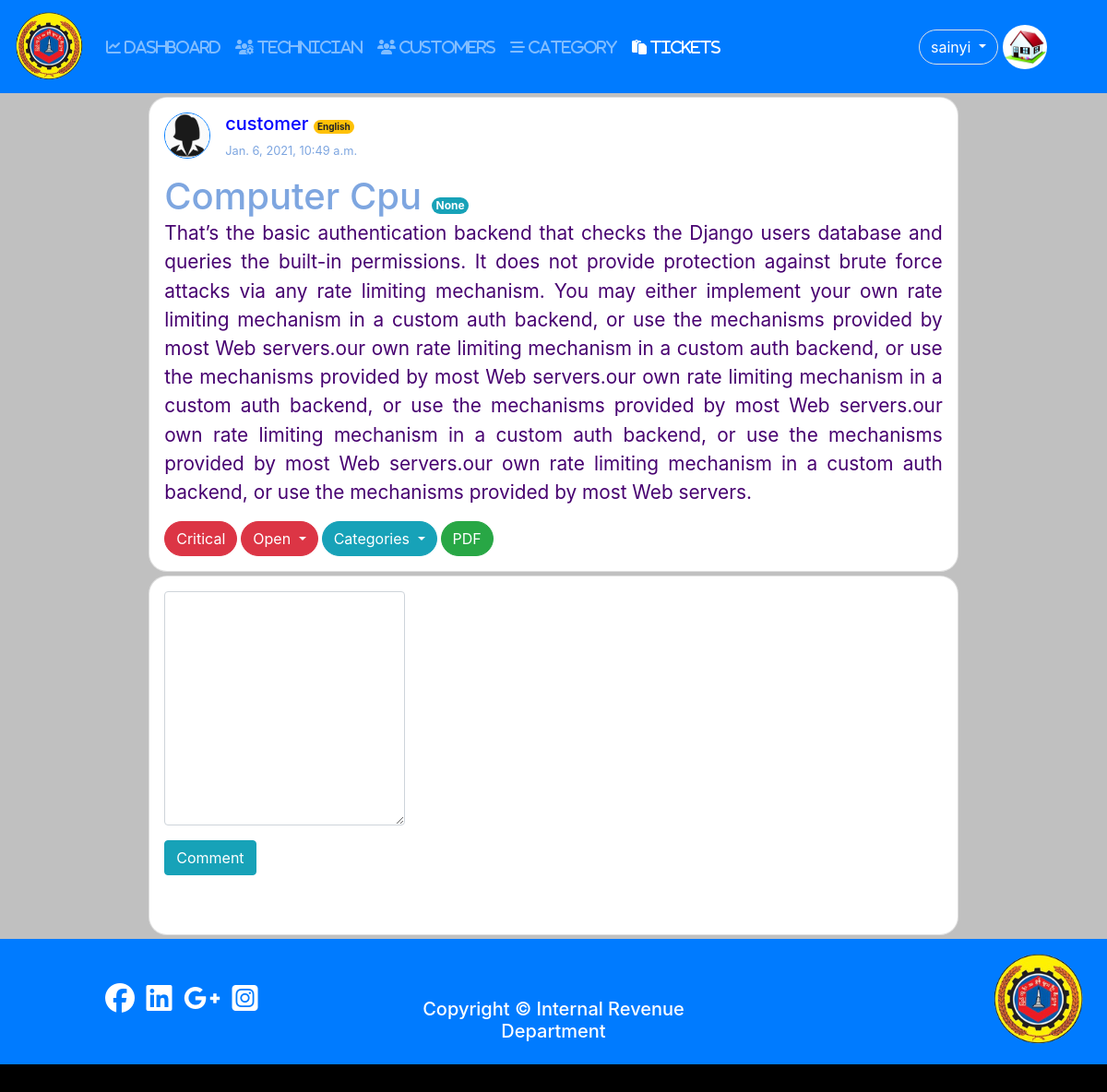
Screenshot of /9/ (signed in) with the database file from the repository.
### user/models.py (models this page shows, shortened)
class Profile(models.Model):#User
	user = models.OneToOneField(settings.AUTH_USER_MODEL,on_delete=models.CASCADE);
	photo = models.ImageField(null=True,blank=True,default='default.jpg');
	birthday = models.DateField(null=True,blank=True);
	phone = models.CharField(max_length=20,null=True,blank=True);
	address = models.TextField(null=True,blank=True);
	category = models.ForeignKey(Category,on_delete=models.CASCADE,blank=True,null=True);
	GENDER = (
				('other','Other'), # (Key,value)
				('male','Male'),
				('female','Female')
			);
	gender = models.CharField(max_length=100,choices = GENDER,default='other');

### tickets/models.py (models this page shows, shortened)
class Tickets(models.Model):
	user = models.ForeignKey(User,on_delete=models.CASCADE);
	category = models.ForeignKey(Category,on_delete=models.CASCADE,blank=True,null=True);
	name = models.CharField(max_length = 200);
	subject = models.CharField(max_length = 300);
	description = models.TextField();
	attachment = models.FileField(upload_to = "tickets/files/",null=True,blank=True);
	STATUS_CHOICES = (
						('Open','open'), # (Key,value)
						('Pending','pending'),
						('Closed','closed')
					 );
	SET_PRIORITY = (
					('critical','Critical'),
					('urgent','Urgent'),
					('normal','Normal'),
					('not_important','Not Important'),
				   );
	status = models.CharField(max_length=100,choices=STATUS_CHOICES,default='Open');
	priority = models.CharField(max_length=100,choices= SET_PRIORITY,default = 'not_important');
	created = models.DateTimeField(auto_now_add =True);
	updated = models.DateTimeField(auto_now = True);

### tickets/views.py (the view)
# urls.py: path('<int:id>/',views.ticket_detail,name='ticket-detail'),
@login_required
def ticket_detail(request,id):
	ticket = Tickets.objects.get(pk=id);
	categories = Category.objects.all();
	pri_design = '';
	priority = '';
	if ticket.priority == 'critical':
		pri_design = 'btn btn-danger rounded-pill';
		priority = "Critical";
	elif ticket.priority == 'urgent':
		pri_design = 'btn btn-warning rounded-pill';
		priority = 'Urgent';
	elif ticket.priority == 'normal':
		pri_design = 'btn btn-info rounded-pill';
		priority = "Normal";
	else:
		pri_design = 'btn btn-success rounded-pill';
		priority = "Not Important";
	comments = Comment.objects.filter(ticket=ticket);
	if request.method == 'POST':
		comment_form = CommentForm(data=request.POST);
		ticket_form = TicketForm(instance = ticket,data=request.POST,files=request.FILES);
		print("Comment:::",comment_form);
		if comment_form.is_valid():
			new_comment = comment_form.save(commit = False);
			new_comment.ticket = ticket;
			new_comment.user = request.user;
			new_comment.save();
			comment_form = CommentForm();
		if ticket_form.is_valid():
			new_ticket = ticket_form.save();
	else:
		comment_form = CommentForm();
		ticket_form = TicketForm(instance=ticket);
	return render(request,'tickets/ticket_detail.html',{'ticket':ticket,
														'comment_form':comment_form,
														'comments':comments,
														'pri_design':pri_design,
														'priority':priority,
														'nav_ticket':'active',
														'categories':categories,
														'ticket_form':ticket_form
														});

### tickets/forms.py
class CommentForm(forms.ModelForm):
	def __init__(self, *args, **kwargs):
		super().__init__(*args, **kwargs);
		self.helper = FormHelper(self);
		self.helper.form_show_labels = False;
	class Meta:
		model = Comment;
		fields = ('comment',);

class TicketForm(forms.ModelForm):
	def __init__(self,*args,**kwargs):
		super().__init__(*args,**kwargs);
		self.helper = FormHelper(self);
		self.helper.form_show_labels = False;
	class Meta:
		model =  Tickets;
		fields = ('name','subject','description','priority','attachment');

### tickets/templates/tickets/ticket_detail.html (shortened to what this page needs)
{% extends 'user/base.html' %}
{% load crispy_forms_tags %}
{% block content %}
<div class="d-flex flex-column justify-content-center align-items-center">
<div class="card p-3 w-75 mb-1 mt-1" style="border-radius: 20px;">
<div>
	<div style="
		display: inline-flex;
	"
	>
		<div>
			<img src="{{ticket.user.profile.photo.url}}" alt="profile"
			width="50" height="50"
			class="border border-primary rounded-circle mr-3"
			>
		</div>
		<div>
			<h5 style="color: blue;">{{ticket.user.username}}
				<span class="badge badge-warning rounded-pill"
					style="font-size: 0.5em;"
				>{{ticket.name}}</span>
			</h5>
			<p style="font-size: 0.8em;color: #7EA6E0;">{{ticket.updated}}</p>
		</div>
	</div>
	<div>
		<div>
		<h3 style="
			color: #7EA6E0;
			font-size: 2.5em;
			display: inline;
		">{{ticket.subject}}
		{% if request.user.is_superuser or request.user.is_staff %}
		<span class="badge badge-info rounded-pill"
			  style="font-size: 0.3em;"
		>{{ticket.category}}
		</span>
		{% endif %}
		</h3>
		</div>
		<p style="text-align: justify;font-size: 1.3em;
		color: #470070;
		">{{ticket.description}}</p>
		<div style="display: inline-flex;">
		<div class="{{pri_design}} mr-1">{{priority}}</div>
		{% if ticket.status == 'Open' %}
		{% if request.user.is_superuser or request.user.is_staff %}
		<div class="btn-group">
			<button type="button" class="btn btn-danger dropdown-toggle rounded-pill" data-toggle="dropdown" aria-haspopup="true" aria-expanded="false">
			Open
			</button>
		</div>
		{% else %}
		<div class="btn btn-danger rounded-pill">Open</div>
		{% endif %}
		{% endif %}
		{% if request.user.is_superuser %}
		<div class="btn-group ml-1">
			  <button type="button" class="btn btn-info dropdown-toggle rounded-pill" data-toggle="dropdown" aria-haspopup="true" aria-expanded="false">
			    Categories
			  </button>
		</div>
		{% endif %}
		{% if request.user.is_superuser or request.user.is_staff %}
		<a href="/ticket/pdf/{{ticket.id}}" class="btn btn-success rounded-pill ml-1">PDF</a>
		{% endif %}
	</div>
	</div>
</div>
</div>
<div class="card p-3 w-75 mb-1" style="border-radius: 20px;">
	<div class="row">
		<div class="col">
			<form method="POST" novalidate>
				{{comment_form.comment|as_crispy_field}}
				<input type="submit" name="submit" value="Comment" class="btn btn-info mb-5">
			</form>
		</div>
		<div class="col"></div>
		<div class="col"></div>
	</div>
</div>
</div>
{% endblock %}

### user/templates/user/naviation.html (shortened to what this page needs)
  <nav class="navbar navbar-expand-lg navbar-dark bg-primary">
  {% load static %}
  <a class="navbar-brand" href="{% url 'dashboard' %}">
    <img src="{% static 'pictures/logo1_no_background.png' %}"
    width="75" height="75"
    class="animate__animated animate__flipInX"
    >
  </a>
  <div class="collapse navbar-collapse" id="navbarNavDropdown">
    <ul class="navbar-nav">
      <li class="nav-item {{dashboard}}">
        <a class="nav-link" href="{% url 'dashboard'%}"><i class="fas fa-chart-line"> DASHBOARD</i><span class="sr-only">(current)</span></a>
      </li>
      {% if user.is_superuser or user.is_staff %}
        {% if user.is_superuser %}
        <li class="nav-item {{tech}}">
          <a class="nav-link" href="{% url 'tech-view' %}"><i class="fas fa-users-cog"> TECHNICIAN</i></a>
        </li>
        <li class="nav-item {{customer}}">
          <a class="nav-link" href="{% url 'customer-view' %}"><i class="fas fa-users"> CUSTOMERS</i></a>
        </li>
        {% endif %}
        <li class="nav-item {{category}}">
          <a class="nav-link" href="{% url 'new-category' %}"><i class="fas fa-stream"> CATEGORY</i></a>
        </li>
        <li class="nav-item {{nav_ticket}}">
          <a class="nav-link" href="{% url 'tickets' %}"><i class="fas fa-paste"> TICKETS</i></a>
        </li>
          {% endif %}
    </ul>
  </div>
        <div class="btn-group">
            <button type="button" class="btn btn-primary border rounded-pill m-1 dropdown-toggle" data-toggle="dropdown" aria-haspopup="true" aria-expanded="false">
              {{user.username}}
            </button>
          </div>
          <img src = '{{user.profile.photo.url}}' class="rounded-circle border border-primary mr-5" style="width:50px; height:50px;">
</nav>

### user/static/css/style.css (style rules this page uses)
body,html { margin: 0; width: 100%; height: 100%; }

### rows the page displays
Tickets: user.profile.photo (placeholder picture), user.username "customer", name "English", updated "Jan. 6, 2021, 10:49 a.m.", subject "Computer Cpu", category "None", description "That’s the basic authentication backend that checks the Django users database and queries the built-in permissions. It does not provide protection against brute force attacks via any rate limiting mechanism. You may either implement your own rate limiting mechanism in a custom auth backend, or use the mechanisms provided by most Web servers.our own rate limiting mechanism in a custom auth backend, or use the mechanisms provided by most Web servers.our own rate limiting mechanism in a custom auth backend, or use the mechanisms provided by most Web servers.our own rate limiting mechanism in a custom auth backend, or use the mechanisms provided by most Web servers.our own rate limiting…", priority "Critical"

### other values shown
{{ user.username }} "sainyi"
